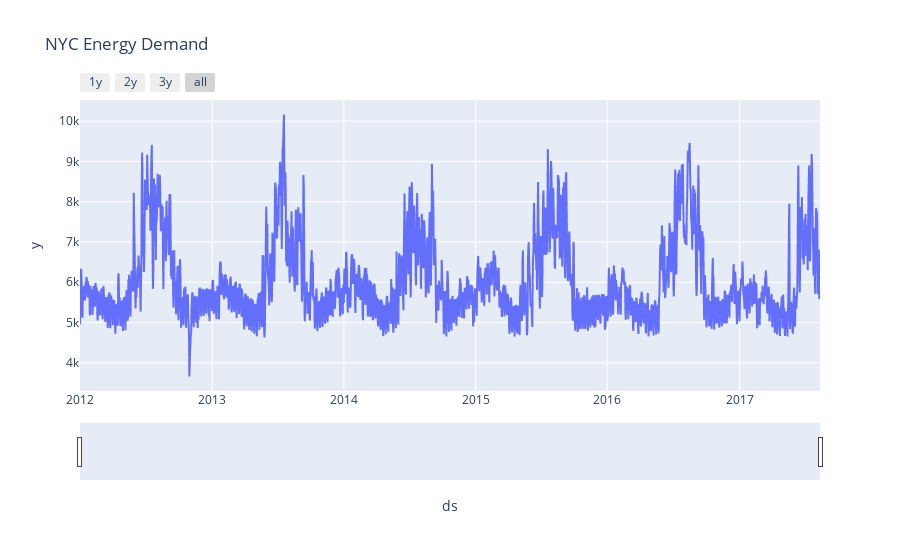

The notebook cell this image was saved under:
### Code cell
import plotly.express as px
fig = px.line(ny_df_final, x='ds', y='y',hover_data=['temp', 'month'], title='NYC Energy Demand')

fig.update_xaxes(rangeslider_visible=True,
                 rangeselector=dict(
                 buttons=list([
                     dict(count=1, label="1y", step="year", stepmode="backward"),
                     dict(count=2, label="2y", step="year", stepmode="backward"),
                     dict(count=3, label="3y", step="year", stepmode="backward"),
                     dict(step="all")
                 ])))
fig.show()

### Figure 1 — Plotly figure (JSON) as saved in the notebook; plotly's stock layout.template omitted (floating-point values rounded to 4 significant figures; data arrays with more than 128 entries replaced by an {"elided": "..."} marker saying what was removed)
{"data": [{"customdata": {"elided": "2051x2 float values"}, "hovertemplate": "ds=%{x}<br>y=%{y}<br>temp=%{customdata[0]}<br>month=%{customdata[1]}<extra></extra>", "legendgroup": "", "line": {"color": "#636efa", "dash": "solid"}, "mode": "lines", "name": "", "showlegend": false, "type": "scattergl", "x": {"elided": "2051 str values"}, "xaxis": "x", "y": {"elided": "2051 float values"}, "yaxis": "y"}], "layout": {"legend": {"tracegroupgap": 0}, "title": {"text": "NYC Energy Demand"}, "xaxis": {"anchor": "y", "domain": [0, 1], "rangeselector": {"buttons": [{"count": 1, "label": "1y", "step": "year", "stepmode": "backward"}, {"count": 2, "label": "2y", "step": "year", "stepmode": "backward"}, {"count": 3, "label": "3y", "step": "year", "stepmode": "backward"}, {"step": "all"}]}, "rangeslider": {"visible": true}, "title": {"text": "ds"}}, "yaxis": {"anchor": "x", "domain": [0, 1], "title": {"text": "y"}}}}
